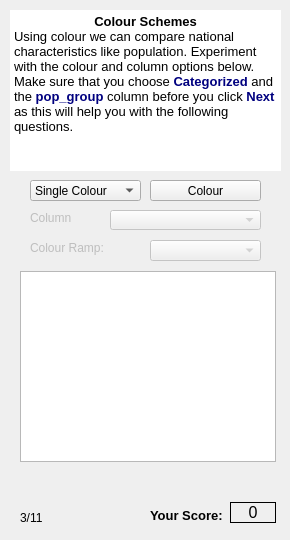
  <widget class="QWizardPage" name="wizardPage3">
   <widget class="QTableView" name="categoryTableView">
    <property name="geometry">
     <rect>
      <x>20</x>
      <y>271</y>
      <width>256</width>
      <height>191</height>
     </rect>
    </property>
    <property name="showGrid">
     <bool>false</bool>
    </property>
   </widget>
   <widget class="QLabel" name="Score_label_2">
    <property name="geometry">
     <rect>
      <x>230</x>
      <y>502</y>
      <width>46</width>
      <height>21</height>
     </rect>
    </property>
    <property name="font">
     <font>
      <pointsize>12</pointsize>
     </font>
    </property>
    <property name="frameShape">
     <enum>QFrame::Box</enum>
    </property>
    <property name="text">
     <string>0</string>
    </property>
    <property name="alignment">
     <set>Qt::AlignCenter</set>
    </property>
   </widget>
   <widget class="QLabel" name="label_2">
    <property name="geometry">
     <rect>
      <x>150</x>
      <y>500</y>
      <width>81</width>
      <height>31</height>
     </rect>
    </property>
    <property name="font">
     <font>
      <pointsize>10</pointsize>
      <weight>75</weight>
      <bold>true</bold>
     </font>
    </property>
    <property name="text">
     <string>Your Score:</string>
    </property>
   </widget>
   <widget class="QTextBrowser" name="textBrowser_2">
    <property name="geometry">
     <rect>
      <x>10</x>
      <y>10</y>
      <width>271</width>
      <height>161</height>
     </rect>
    </property>
    <property name="frameShape">
     <enum>QFrame::NoFrame</enum>
    </property>
    <property name="frameShadow">
     <enum>QFrame::Plain</enum>
    </property>
    <property name="html">
     <string>&lt;!DOCTYPE HTML PUBLIC &quot;-//W3C//DTD HTML 4.0//EN&quot; &quot;http://www.w3.org/TR/REC-html40/strict.dtd&quot;&gt;
&lt;html&gt;&lt;head&gt;&lt;meta name=&quot;qrichtext&quot; content=&quot;1&quot; /&gt;&lt;style type=&quot;text/css&quot;&gt;
p, li { white-space: pre-wrap; }
&lt;/style&gt;&lt;/head&gt;&lt;body style=&quot; font-family:'MS Shell Dlg 2'; font-size:8.25pt; font-weight:400; font-style:normal;&quot;&gt;
&lt;p align=&quot;center&quot; style=&quot; margin-top:0px; margin-bottom:0px; margin-left:0px; margin-right:0px; -qt-block-indent:0; text-indent:0px;&quot;&gt;&lt;span style=&quot; font-size:10pt; font-weight:600;&quot;&gt;Colour Schemes&lt;/span&gt;&lt;/p&gt;
&lt;p style=&quot; margin-top:0px; margin-bottom:0px; margin-left:0px; margin-right:0px; -qt-block-indent:0; text-indent:0px;&quot;&gt;&lt;span style=&quot; font-size:10pt;&quot;&gt;Using colour we can compare national characteristics like population. Experiment with the colour and column options below. Make sure that you choose &lt;/span&gt;&lt;span style=&quot; font-size:10pt; font-weight:600; color:#00007f;&quot;&gt;Categorized&lt;/span&gt;&lt;span style=&quot; font-size:10pt;&quot;&gt; and the &lt;/span&gt;&lt;span style=&quot; font-size:10pt; font-weight:600; color:#00007f;&quot;&gt;pop_group&lt;/span&gt;&lt;span style=&quot; font-size:10pt;&quot;&gt; column before you click &lt;/span&gt;&lt;span style=&quot; font-size:10pt; font-weight:600; color:#00007f;&quot;&gt;Next&lt;/span&gt;&lt;span style=&quot; font-size:10pt;&quot;&gt; as this will help you with the following questions.&lt;/span&gt;&lt;/p&gt;&lt;/body&gt;&lt;/html&gt;</string>
    </property>
   </widget>
   <widget class="QComboBox" name="StyleTypecomboBox">
    <property name="geometry">
     <rect>
      <x>30</x>
      <y>180</y>
      <width>111</width>
      <height>21</height>
     </rect>
    </property>
    <item>
     <property name="text">
      <string>Single Colour</string>
     </property>
    </item>
    <item>
     <property name="text">
      <string>Categorized</string>
     </property>
    </item>
   </widget>
   <widget class="QComboBox" name="ColourRampcomboBox">
    <property name="enabled">
     <bool>false</bool>
    </property>
    <property name="geometry">
     <rect>
      <x>150</x>
      <y>240</y>
      <width>111</width>
      <height>21</height>
     </rect>
    </property>
   </widget>
   <widget class="QPushButton" name="ChangeColourButton">
    <property name="geometry">
     <rect>
      <x>150</x>
      <y>180</y>
      <width>111</width>
      <height>21</height>
     </rect>
    </property>
    <property name="text">
     <string>Colour</string>
    </property>
   </widget>
   <widget class="QComboBox" name="ColumncomboBox">
    <property name="enabled">
     <bool>false</bool>
    </property>
    <property name="geometry">
     <rect>
      <x>110</x>
      <y>210</y>
      <width>151</width>
      <height>20</height>
     </rect>
    </property>
   </widget>
   <widget class="QLabel" name="columnLabel">
    <property name="enabled">
     <bool>false</bool>
    </property>
    <property name="geometry">
     <rect>
      <x>30</x>
      <y>210</y>
      <width>41</width>
      <height>16</height>
     </rect>
    </property>
    <property name="text">
     <string>Column:</string>
    </property>
   </widget>
   <widget class="QLabel" name="colourRampLabel">
    <property name="enabled">
     <bool>false</bool>
    </property>
    <property name="geometry">
     <rect>
      <x>30</x>
      <y>240</y>
      <width>81</width>
      <height>16</height>
     </rect>
    </property>
    <property name="text">
     <string>Colour Ramp:</string>
    </property>
   </widget>
   <widget class="QLabel" name="label_54">
    <property name="geometry">
     <rect>
      <x>20</x>
      <y>510</y>
      <width>31</width>
      <height>16</height>
     </rect>
    </property>
    <property name="text">
     <string>3/11</string>
    </property>
   </widget>
  </widget>
